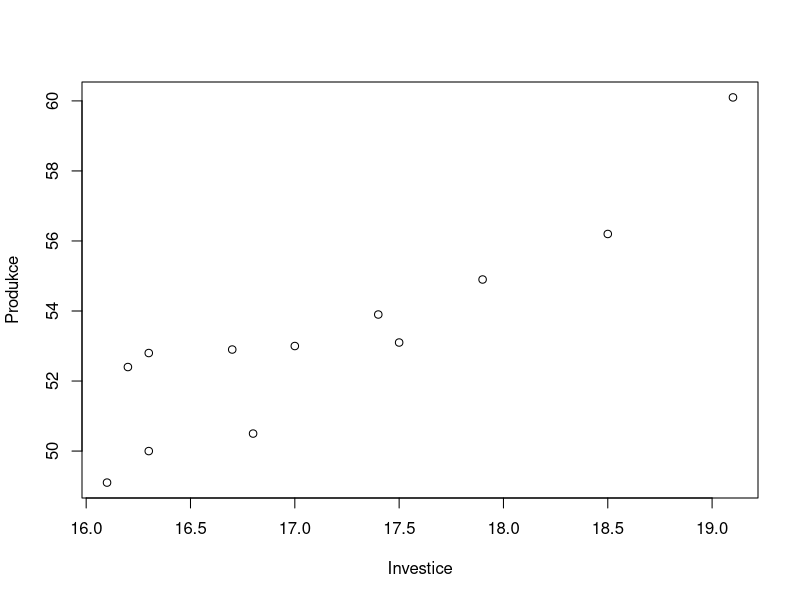
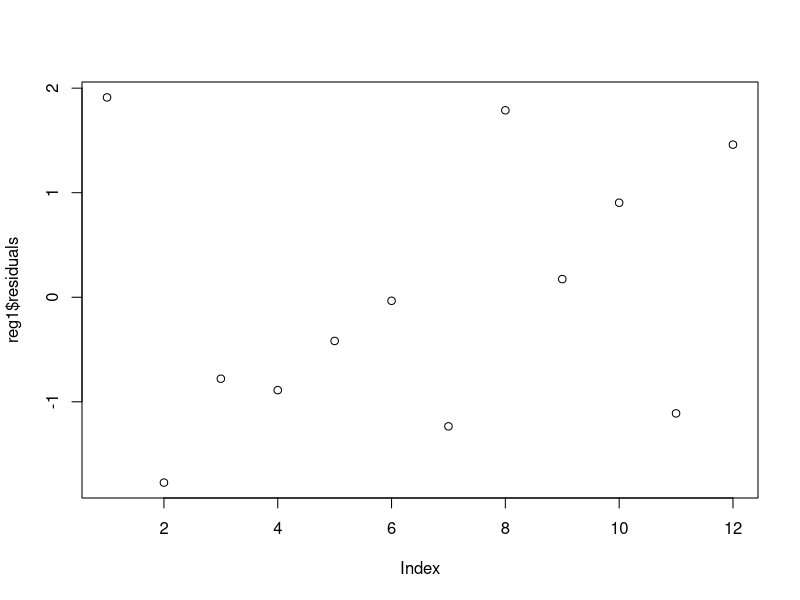
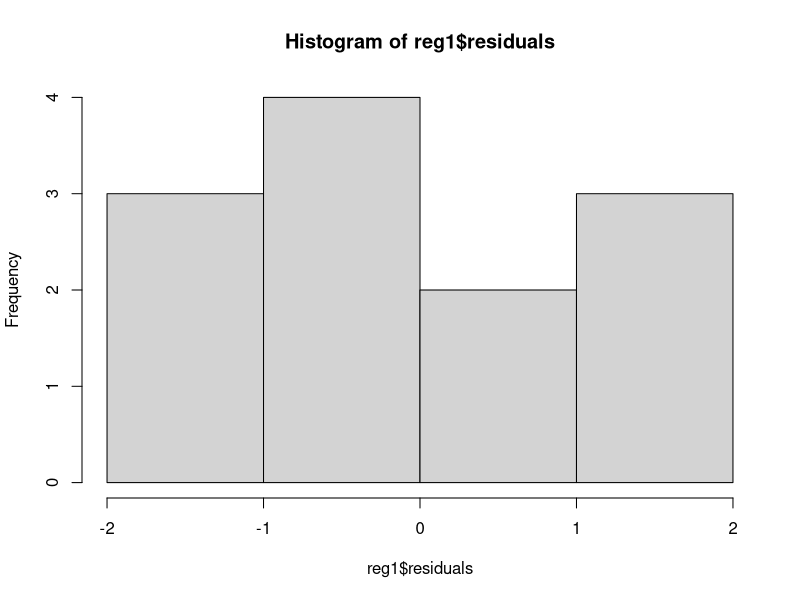
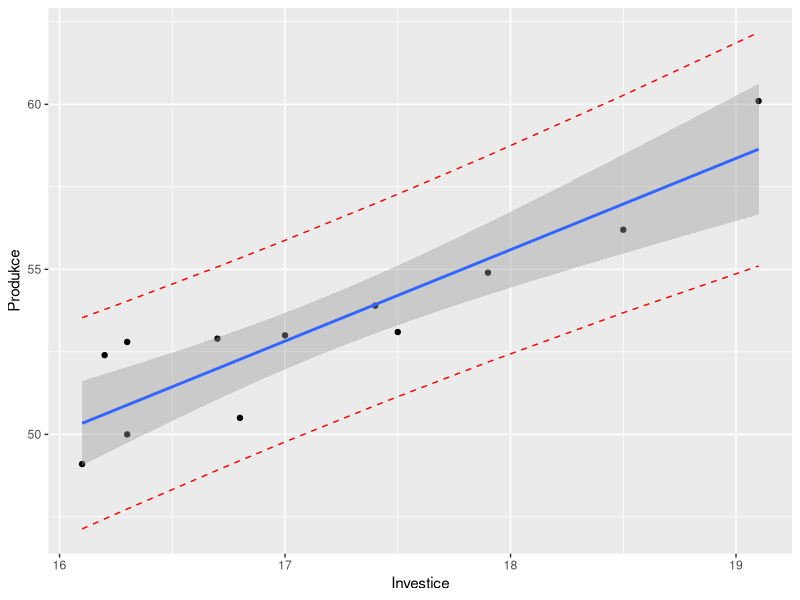

Generate these figures, in order, with R: (Note: this script raises an error after producing the figures.)
################################## CVICENI 3 ############################
#primkova regrece
#hyperbolicka regrese
#logaritmicka regrese
# parabolicka regrese
# polynomicka regrese

#testu vyznamnosti
#test o modelu = celkovy f-test
#test  o parametrech = individualni t-testy

# teoreticky soucet ctvercu vetsi nez rezidualni
install.packages("MASS") # balicek pro analyzu jackknife rezidui
install.packages("ggplot2")

##### PRIKLAD 1 #####

# Import datoveho souboru Firmy.csv:
#File -> Import Datasets -> From text (base) -> vybrat soubor.csv (!!! nutno mit kratkou cestu k datum)
Firmy <- read.csv("Firmy.csv", sep = ";", dec = ".")
Cars <- read.csv("Cars.csv", sep = ";", dec = ",")
# XY bodovy diagram
plot(Firmy$Investice, Firmy$Produkce, xlab = "Investice", ylab = "Produkce")

# regresni funkce - primka y=b0+b1*x
#pokud parabola -> x²
reg1 <- lm(Produkce ~ Investice, data = Firmy) #pokud vice dat da se tam +
summary(reg1)   # vystup
print(reg1)     # parametry

# analyza rezidui
library(MASS)
summary(reg1$residuals) # miry urovne rezidui
plot(reg1$residuals)  # graf rezidui
hist(reg1$residuals)  # histogram rezidui -> mel by vypadat jako gausovka
shapiro.test(reg1$residuals)  # test normality rezidui -> nezamitame hypotezu
print(studres(reg1))  # Jacknife rezidua

# odhad konkretni hodnoty
new1 <- data.frame(Investice = 18)
new1
predict(reg1, newdata = new1) # bodovy odhad
#intervalovy odhad
predict(reg1, newdata = new1, interval = "confidence", level = 0.95) # IS pro podminenou stredni hodnotu
predict(reg1, newdata = new1, interval = "prediction", level = 0.95) # IS pro konkretni hodnotu

# graf predpovedi
library("ggplot2")
pred.int <- predict(reg1, interval = "prediction")
mydata <- cbind(Firmy, pred.int)
ggplot(mydata, aes(Investice, Produkce)) +
  geom_point() +
  stat_smooth(method = lm) +
  geom_line(aes(y = lwr), color = "red", linetype = "dashed") +
  geom_line(aes(y = upr), color = "red", linetype = "dashed")


##### PRIKLAD 2 #####
cor(Firmy$Investice, Firmy$Produkce) # korelacni koeficient
cor.test(Firmy$Investice, Firmy$Produkce) # test vyznamnosti korelacniho koeficientu


##### PRIKLAD 3 #####
# XY bodovy diagram
plot(Cons$Speed, Cons$Consumption, xlab = "Speed", ylab = "Consumption")

# regresni funkce - primka y=b0+b1*x
reg2 <- lm(Consumption ~ Speed, data = Cons)
summary(reg2)

# analyza rezidui
summary(reg2$residuals)
hist(reg2$residuals)
plot(reg2$residuals)
shapiro.test(reg2$residuals)

# regresni funkce - parabola  y=b0+b1*x+b2*x^2
reg3 <- lm(Consumption ~ Speed + I(Speed^2), data = Cons)
print(reg3)
summary(reg3)

# analyza rezidui
summary(reg3$residuals)
hist(reg3$residuals)
plot(reg3$residuals)
shapiro.test(reg3$residuals)

# odhad konkretni hodnoty
auto <- data.frame(Speed = 115)
predict(reg3, newdata = auto, interval = "confidence", level = 0.95)
predict(reg3, newdata = auto, interval = "prediction", level = 0.95)


##### PRIKLAD 4 #####

# Import datasets: Beer.csv

# korelacni matice
library(corrplot)
cor_beer <- cor(Beer)
print(cor_beer)
corrplot(cor_beer, "number")

# XY bodovy diagram
x <- Beer$PRICE.18PK
y <- Beer$CASES.18PK
plot(x, y, xlab = "Cena", ylab = "Prodane_kusy")

# regresni funkce 
reg4_zk <- lm(y ~ x, data = Beer) # nejdrive pro ukazku regresni primka
summary(reg4_zk)
plot(reg4_zk$residuals)
shapiro.test(reg4_zk$residuals)

reg4 <- lm(log(y) ~ log(x), data = Beer) # mocninna fce y=b0*x^b1 -> nutna logaritmizace pro ziskani modelu linearniho v parametrech
print(reg4)
summary(reg4)
summary(reg4$residuals)
plot(reg4$residuals)
hist(reg4$residuals)
shapiro.test(reg4$residuals)

# odhad konkretni hodnoty
new4 <- data.frame(x = 15)
predict(reg4, newdata = new4, interval = "confidence", level = 0.95)
pred.i <- predict(reg4, newdata = new4, interval = "confidence", level = 0.95)
pred.i2 <- predict(reg4, newdata = new4, interval = "prediction", level = 0.95)

# odlogaritmovani vysledne y
exp(pred.i)
exp(pred.i2)


##### PRIKLAD 6 #####
# Import datasets: Cars.csv

summary(Cars)  # prehled popisna statistika
colSums(is.na(Cars)) # prehled chybejicich pozorovani
str(Cars)  # vypis typu promennych
Cars_data <- Cars[1:428, 7:15] # vylouceni kvalitativnich promennych

# vicerozmerny regresni model Y=b0+b1X1+b2X2+b3X3
reg6 <- lm(Cena_prodej ~ Motor + Horsepower + Dalnice_MPG, data = Cars_data)
summary(reg6)
reg6$coefficients

# analyza rezidui  
summary(reg6$residuals)
plot(reg6$residuals)
plot(studres(reg6))
hist(reg6$residuals)
shapiro.test(reg6$residuals)

#detekce vlivnych pozorovani
# 1. Mahalanobisova vzdalenost
Cars_data2 <- Cars_data[, -c(4)] # vylouceni promenne Valce, nebot neni kvantitativni spojita
oneC <- as.matrix(rep(1, dim(Cars_data2)[1])) # jednotkov? vektor 
nC <- dim(Cars_data2)[1] # rozsah v?b?ru
xbarC <- 1 / nC * t(Cars_data2) %*% oneC # vektor prumeru
print(xbarC)
cov_xC <- cov(Cars_data2)
mahal <- mahalanobis(Cars_data2, xbarC, cov_xC, inverted = FALSE)
plot(density(mahal, bw = 0.3), main = "Squared Mahalanobis distancec"); rug(mahal)
which(mahal > 12)
write.table(mahal, "c:/R/Data/mahal6.txt", sep = "\t", dec = ",")

# 2. Jacknife rezidua
jack6 <- studres(reg6)
ggplot(reg6, aes(x = .fitted, y = jack6)) +
  geom_point() +
  geom_hline(yintercept = 0, linetype = "dotted") +
  geom_hline(yintercept = c(-3, 3), linetype = "dashed", color = "red")
which(jack6 > 3 | jack6 < (-3))

# vylouceni odlehlych pozorovani
Cars_data3 <- Cars_data[-c(7, 220, 252, 262, 269, 270, 335),]
reg6_1 <- lm(Cena_prodej ~ Motor + Horsepower + Dalnice_MPG, data = Cars_data3)
summary(reg6_1)
plot(studres(reg6_1))
hist(reg6_1$residuals)
shapiro.test(reg6_1$residuals)

# srovnani s prvnim modelem se vsemi pozorovanimi
summary(reg6_1)
summary(reg6)

# predikce
new6 <- data.frame(Motor = 4, Horsepower = 250, Dalnice_MPG = 30)
predict(reg6_1, newdata = new6, interval = "confidence", level = 0.95)
predict(reg6, newdata = new6, interval = "confidence", level = 0.95) # srovnani s predikci podle puvodniho modelu se vsemi pozorovanimi

# ukazka - vicenasobny regresni model se vsemi promennymi
reg6_2 <- lm(Cena_prodej ~ Motor +
  Valce +
  Horsepower +
  Mesto_MPG +
  Dalnice_MPG +
  Vaha +
  Delka, data = Cars_data)
summary(reg6_2)
reg6_3 <- lm(Cena_prodej ~ Motor +
  Valce +
  Horsepower +
  Dalnice_MPG +
  Vaha +
  Delka, data = Cars_data)
summary(reg6_3)

# korelacni matice z vysvetlujicich promennych
X6_3 = model.matrix(reg6_3) # matice vysvetlujicich promennych
View(X6_3)
X6_3a <- X6_3[, 2:7] # bez b0
cor(X6_3a)
corrplot(cor(X6_3a), "number")

reg6_4 <- lm(Cena_prodej ~ Motor + Horsepower + Dalnice_MPG + Delka, data = Cars_data) # vyloucena promenna Valce, nebot je hodne korelovana
summary(reg6_4)
X6_4a <- X6_3[, -c(1, 3, 6)]
cor(X6_4a)


##### PRIKLAD 7 #####
# projekcni matice H
X7 <- model.matrix(reg6_1) # definice matice vysvetlujicich promennych
hat_matrix7 <- X7 %*% (solve(t(X7) %*% X7) %*% t(X7)) # Vypocet matice H
print(hat_matrix7)
write.table(hat_matrix7, "c:/R/Data/H7.txt", sep = "\t", dec = ",")
d7 <- diag(hat_matrix7) # leverages = diagonalni prvky matice H
max(d7) # maximalni hodnota
print(d7)
write.table(d7, "c:/R/Data/d7.txt", sep = "\t", dec = ",")

# leverages - jinym zpusobem
lev7 <- lm.influence(reg6_1)$hat
p <- sum(lev7) # soucet leverages = stopa matice = pocet parametru
p
plot(lev7)
max(lev7)
print(lev7)
h <- 3 * p / (nC)
h
which(lev7 > h) # identifikace vlivnych pozorovani


#poznamky
# multikoranelita - 3 a vice zavislych promennych na sobe

#--------------------
# Ukol3
Cars <- read.csv("Cars.csv", sep = ";", dec = ",")
Cars_data <- Cars[1:428, 7:15, , -4] # vylouceni kvalitativnich promennych
Cars_data2 <- Cars_data[, -4] # vylouceni promenne Valce, nebot neni kvantitativni spojita

?cor
cor(Cars_data2$Cena_prodej, Cars_data2$Horsepower) #jsou visoce zavisle primo umerne
# cor.test(Cars$Cena_prodej, Cars$Horsepower) #jsou zavisle
plot(Cars_data2$Cena_prodej, Cars_data2$Horsepower, xlab = "Cena_prodej", ylab = "Horsepower")


# 1. Mahalanobisova vzdalenost
oneC <- as.matrix(rep(1, dim(Cars_data2)[1]))
nC <- dim(Cars_data2)[1]
xbarC <- 1 / nC * t(Cars_data2) %*% oneC
print(xbarC)
cov_xC <- cov(Cars_data2)
mahal <- mahalanobis(Cars_data2, xbarC, cov_xC, inverted = FALSE)
plot(density(mahal, bw = 0.3), main = "Squared Mahalanobis distancec"); rug(mahal)
which(mahal > 12)


# 2. Jacknife rezidua
reg <- lm(Cena_prodej ~ Horsepower, data = Cars_data2)
jack <- studres(reg)
ggplot(reg, aes(x = .fitted, y = jack)) +
  geom_point() +
  geom_hline(yintercept = 0, linetype = "dotted") +
  geom_hline(yintercept = c(-3, 3), linetype = "dashed", color = "red")
which(jack > 3 | jack < (-3))

# vylouceni extremnich pozorovani
intersect(which(jack > 3 | jack < (-3)), which(mahal > 12))

Cars_data3 <- Cars_data2[-intersect(which(jack > 3 | jack < (-3)), which(mahal > 12)),] # vylouceni promenne Valce, nebot neni kvantitativni spojita

plot(Cars_data3$Cena_prodej, Cars_data3$Horsepower, xlab = "Cena_prodej", ylab = "Horsepower")

reg2 <- lm(Cena_prodej ~ Horsepower, data = Cars_data3)


# viz.priklad 3
#rezidua nemusi vychazet v shapiro-wiklove testu -> pokud vypada dobre histogram
# regresni funkce - primka y=b0+b1*x
summary(reg2)

# analyza rezidui
summary(reg2$residuals)
# checkni r square
hist(reg2$residuals)
plot(reg2$residuals)
shapiro.test(reg2$residuals)

# regresni funkce - parabola  y=b0+b1*x+b2*x^2
reg3 <- lm(Cena_prodej ~ Horsepower + I(Horsepower^2), data = Cars_data3)

print(reg3)
summary(reg3)
# analyza rezidui
summary(reg3$residuals)
hist(reg3$residuals)
plot(reg3$residuals)
shapiro.test(reg3$residuals)
?shapiro.test
reg4 <- lm(Cena_prodej ~ log(Horsepower), data = Cars_data3)
print(reg4)
summary(reg4)
# analyza rezidui
summary(reg4$residuals)
hist(reg4$residuals)
plot(reg4$residuals)
shapiro.test(reg4$residuals)

reg5 <- lm(log(Cena_prodej) ~ log(Horsepower), data = Cars_data3)
print(reg5)
summary(reg5)
# analyza rezidui
summary(reg5$residuals)
hist(reg5$residuals)
plot(reg5$residuals)
shapiro.test(reg5$residuals)

jack2 <- studres(reg5)
ggplot(reg5, aes(x = .fitted, y = jack2)) +
  geom_point() +
  geom_hline(yintercept = 0, linetype = "dotted") +
  geom_hline(yintercept = c(-3, 3), linetype = "dashed", color = "red")
which(jack2 > 3 | jack2 < (-3))

Cars_data4 <- Cars_data3[-c(150, 151),]
reg6 <- lm(log(Cena_prodej) ~ log(Horsepower), data = Cars_data4)
print(reg6)
summary(reg6)
# analyza rezidui
summary(reg6$residuals)
hist(reg6$residuals, probability = T)
lines(density(reg6$residuals), col = "red")

plot(reg6$residuals)
shapiro.test(reg6$residuals)
# odhad konkretni hodnoty
auto <- data.frame(Horsepower = 400)
predict_price <- predict(reg6, newdata = auto, interval = "confidence", level = 0.95)
exp(predict_price)

# predict(reg2, newdata = auto, interval = "prediction", level = 0.95)